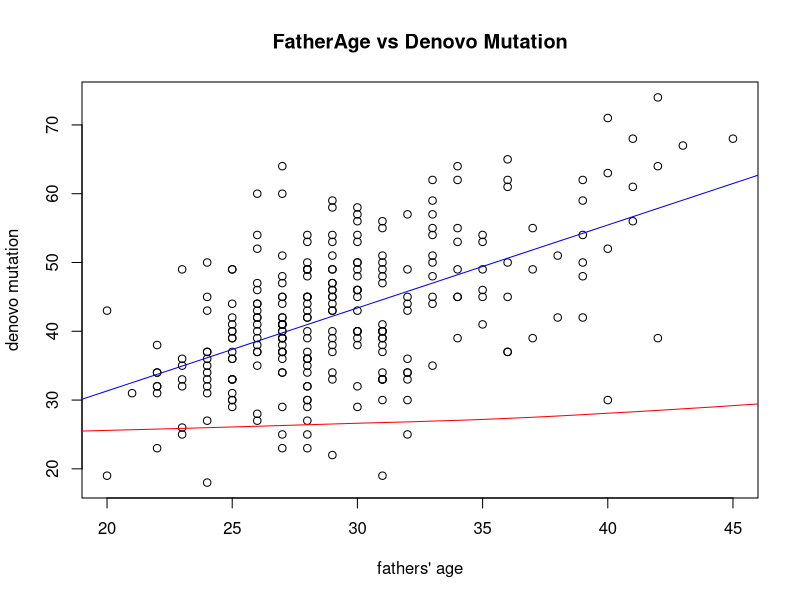
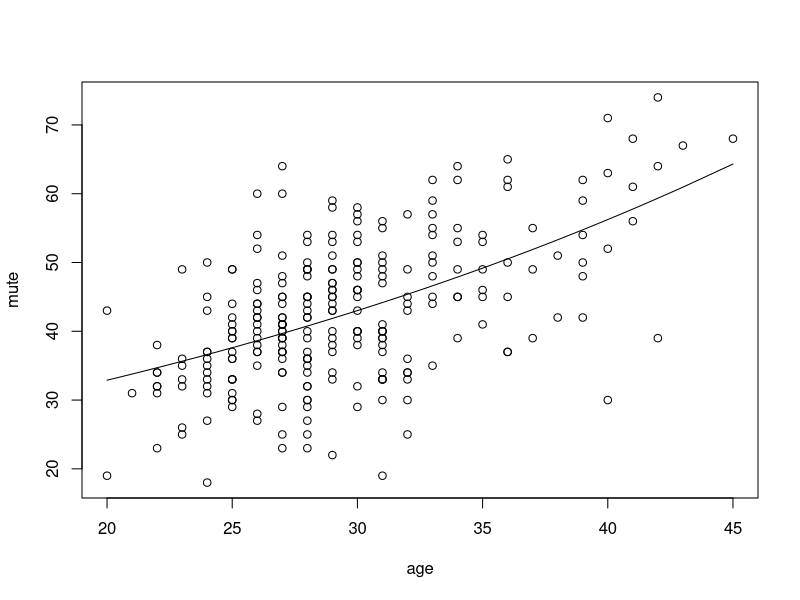
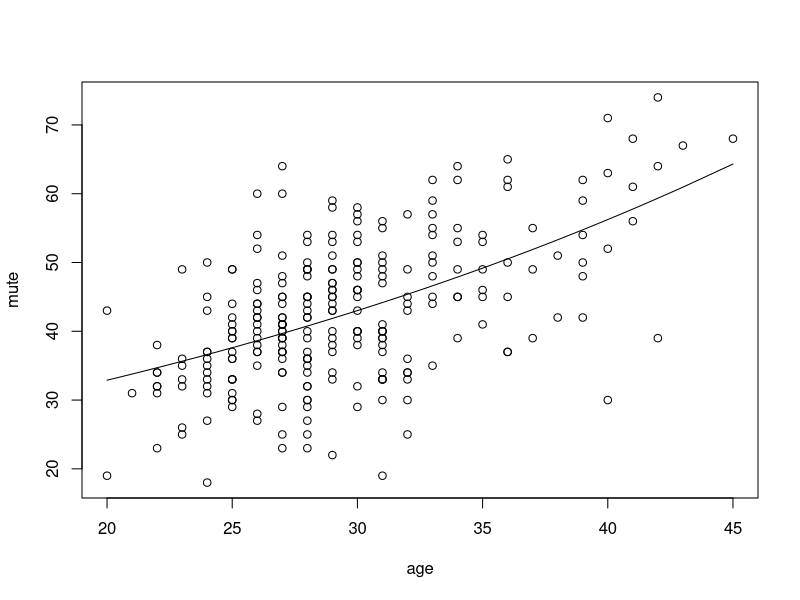
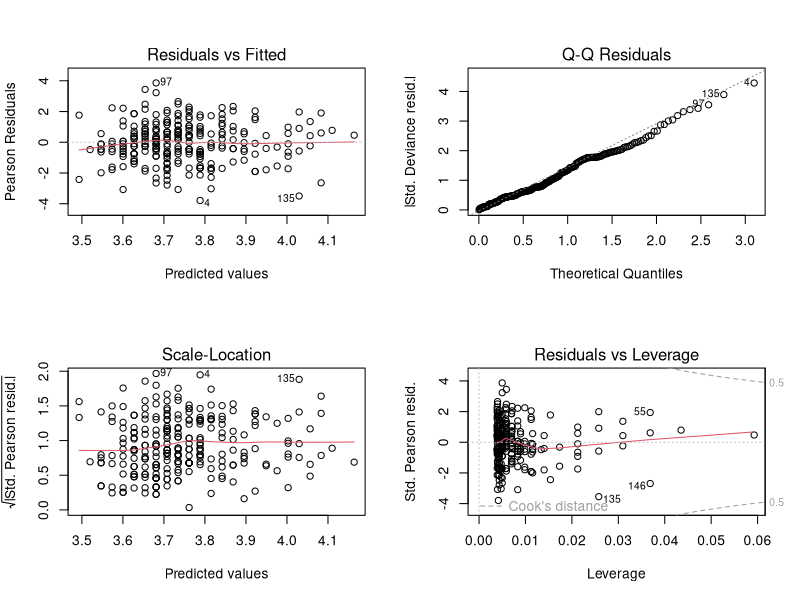
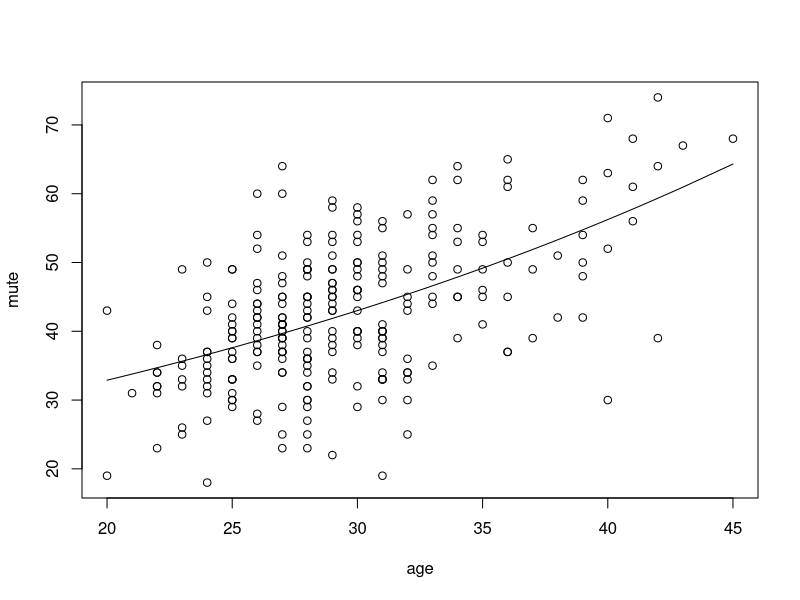
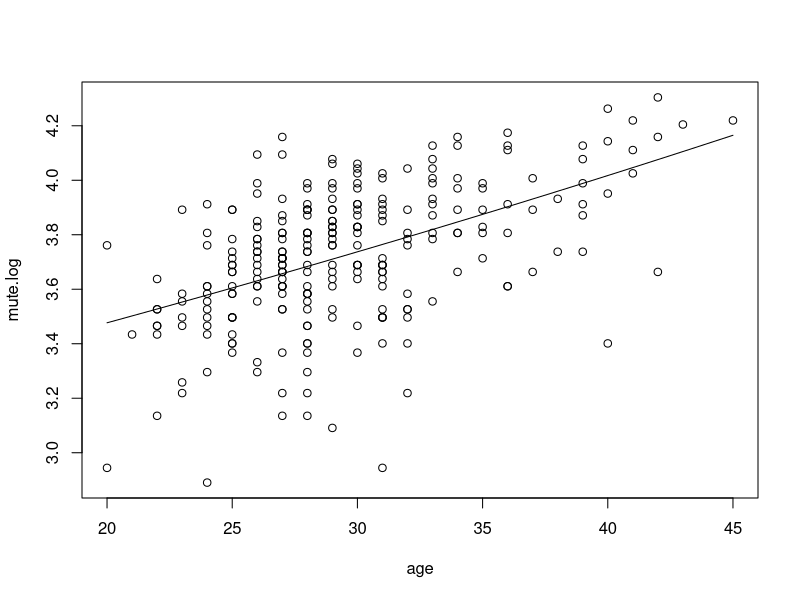
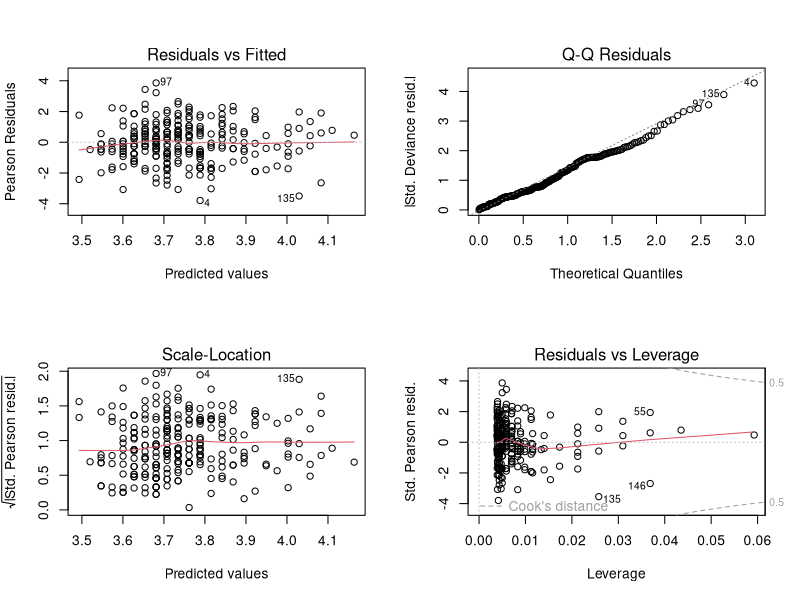
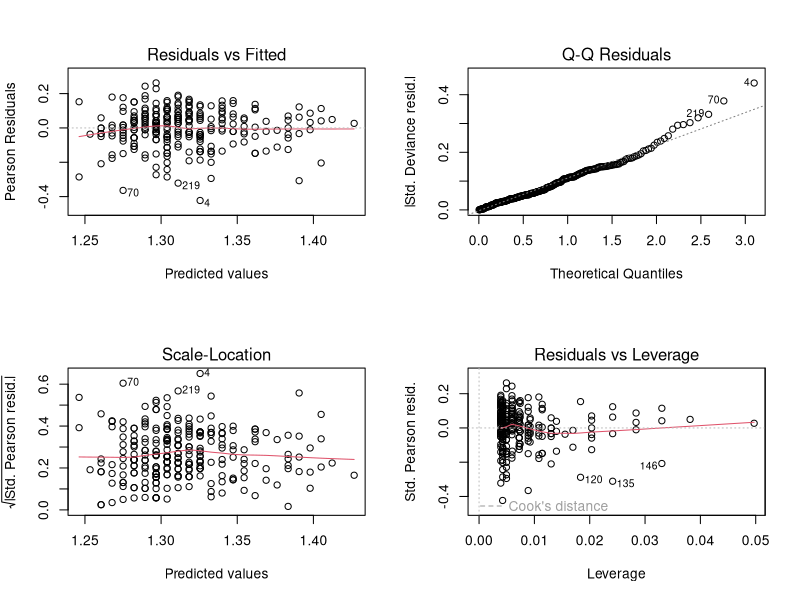

Recreate these plots in R, in order. (Note: this script raises an error after producing the figures.)
##Generalized Linear Models

#######

## possible useful packages to install
## ggplot2
install.packages("ggplot2")

## sandwich
install.packages("sandwich")

## msm
install.packages("msm")

## require packages
require(ggplot2)

require(sandwich)

require(msm)

## qqplot included in ggplot2;



## try to simulate the Poisson Regression of Fathers' ages and
## the mutation rate in a certain gene
## 



##### Read in a table of mutation rate and parental ages
## from local file
data <- read.table("denovo_age_data.txt", header = TRUE, sep = "\t")
summary(data)

plot(data$AgeFatherAtConception, data$nDNM, main = "FatherAge vs Denovo Mutation", 
     xlab = "fathers' age", ylab = "denovo mutation")

## add fit lines
abline( lm( data$nDNM ~ data$AgeFatherAtConception), col = "blue") 
lines(lowess(data$nDNM, data$AgeFatherAtConception), col = "red")

age <- data$AgeFatherAtConception
mute <- data$nDNM


## fit mutations against father's age
fitMuteAge <- glm(mute ~ age, family = "poisson")
summary(fitMuteAge)


## coeff
coeff <- coef(fitMuteAge)
coeff

par(mfrow=c(1,1))
plot(age, mute)
xvalues <- sort(age)
log_mean <- coeff[1] + coeff[2] * xvalues

mean_value <- exp(log_mean)
lines(xvalues, mean_value)

plot(age, mute)
lines(xvalues, mean_value)

## Q-Q plot
par(mfrow=c(2,2))
plot(fitMuteAge)


#####################################
## model allowing for overdispersion:

fit.overdis <- glm(mute ~ age, family = quasipoisson)
summary(fit.overdis)

## coefficient
coeff.overdis <- coef(fit.overdis)
coeff.overdis

par(mfrow = c(1, 1))

plot(age, mute)
xvalues <-sort(age)
log_mean.overdis <- coeff.overdis[1] + coeff.overdis[2] * xvalues

mean_value.overdis <- exp(log_mean.overdis)
lines(xvalues, mean_value.overdis)






#######################
#######################
## fit log-mutations against father's age
## this does not work, ==! 
#mute.log <- as.integer(mute.log)
mute.log <- log(mute)
mute.log

fitLogMute <- glm(mute.log ~ age, family = "poisson")
summary(fitLogMute)

## coeff of log mutations against age
coeff.log <- coef(fitLogMute)
coeff.log

plot(age, mute.log)
x_values.log <- sort(age)

mean.log <- coeff.log[1] + coeff.log[2] * x_values.log
mean_value.log <- exp(mean.log)
lines(x_values.log, mean_value.log)


## Q-Q plot
par(mfrow=c(2,2))
plot(fitMuteAge)

plot(fitLogMute)


############################################################
# mutation rate for gene_X
lambda <- runif(1000,5,9)

# generate fathers' age, a normal distribution (35, 6)
age <- rnorm(1000, 35, 6)


# number of mutations (count) in gene_X
# here we try three different methods to generate mutations
X1 <- rpois(1000,mean(lambda))
X2 <- rpois(1000,lambda)
X3 <- rpois(1000, age)

# try two different offset(), see which one would fit well
l.MR <- rep(log(mean(lambda)),1000)

l2.MR <- log(lambda)


## fit mutations with different offsets

# fit X1 to two offsets
fitX1_mLamb <- glm(X1~offset(l.MR),family="poisson")
fitX1_Lamb <- glm(X1 ~ offset(l2.MR), family="poisson")

# fit X2 to two offsets
fitX2_mLamb <- glm( X2~offset(l.MR), family = "poisson")
fitX2_Lamb <- glm( X2~offset(l2.MR), family = "poisson")

# fit X3 to two offsets
fitX3_mLamb <- glm( X3~offset(l.MR), family = "poisson")   ## family = "poisson")
fitX3_Lamb <- glm( X3~offset(l2.MR), family = "poisson")   ## family = "poisson")


##fit4 <- glm( X3~offset(l.MR), family = "poisson")
##fit5 <- glm( X3~offset(l2.MR), family = "poisson")


## summary fit1 - fit5
summary(fitX1_mLamb)
summary(fitX1_Lamb)

summary(fitX2_mLamb)
summary(fitX2_Lamb)

summary(fitX3_mLamb)
summary(fitX3_Lamb)



## plot all fited models
# plot fitX1 to two offsets
par(mfrow=c(2,2))
plot(fitX1_mLamb)

par(mfrow=c(2,2))
plot(fitX1_Lamb)


# plot fit X2 to two offsets
par(mfrow=c(2,2))
plot(fitX2_mLamb)

par(mfrow=c(2,2))
plot(fitX2_Lamb)


# plot fit X3 to two offsets
par(mfrow=c(2,2))
plot(fitX3_mLamb)

par(mfrow=c(2,2))
plot(fitX3_Lamb)






#########################################
#########################################
## NOT useful below, still working on these plotting code

fitted(fit1)


## cal the Intercept for fit
cov.fit <- vcovHC(fit, type = "HC0")
cov.fit <- vcovHC(fit, type="HC0")
std.err <- sqrt(diag(cov.fit))
r.est <- cbind(Estimate = coef(fit), "Robust SE" = std.err,
               "Pr(>|z|)" = 2 * pnorm( abs( coef(fit)/std.err), lower.tail = FALSE),
               LL = coef(fit) - 1.96 * std.err, 
               UL = coef(fit) + 1.96 * std.err)

r.est

##
with(fit, cbind(res.deviance = deviance, df = df.residual,
                p = pchisq(deviance, df.residual, lower.tail=FALSE)))

fit_update <- update(fit2, . ~ . - X2)

##anova
anova(fit_update, fit, test = "Chisq")




## cal the Intercept for fit2
cov.fit2 <- vcovHC(fit2, type = "HC0")
cov.fit2 <- vcovHC(fit2, type="HC0")
std.err <- sqrt(diag(cov.fit2))
r2.est <- cbind(Estimate = coef(fit2), "Robust SE" = std.err,
                "Pr(>|z|)" = 2 * pnorm( abs( coef(fit2)/std.err), lower.tail = FALSE),
                LL = coef(fit2) - 1.96 * std.err, 
                UL = coef(fit2) + 1.96 * std.err)

r2.est

##
with(fit2, cbind(res.deviance = deviance, df = df.residual,
                 p = pchisq(deviance, df.residual, lower.tail=FALSE)))

##anova(fit2, fit, test = "Chisq")
anova(fit, test = "Chisq")
anova(fit2, test = "Chisq")
anova(fit3, test = "Chisq")

##drop1()
drop1(fit, test = "Chisq")


plot(fit)

plot(fit2)

plot(fit3)
